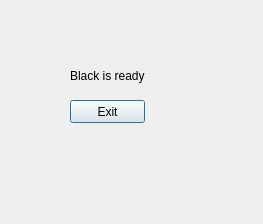
<?xml version="1.0" encoding="UTF-8"?>
<ui version="4.0">
 <class>result</class>
 <widget class="QDialog" name="result">
  <property name="geometry">
   <rect>
    <x>0</x>
    <y>0</y>
    <width>263</width>
    <height>224</height>
   </rect>
  </property>
  <property name="windowTitle">
   <string>Dialog</string>
  </property>
  <widget class="QLabel" name="label">
   <property name="geometry">
    <rect>
     <x>70</x>
     <y>30</y>
     <width>121</width>
     <height>91</height>
    </rect>
   </property>
   <property name="text">
    <string>Black is ready</string>
   </property>
  </widget>
  <widget class="QPushButton" name="pushButton">
   <property name="geometry">
    <rect>
     <x>70</x>
     <y>100</y>
     <width>75</width>
     <height>23</height>
    </rect>
   </property>
   <property name="text">
    <string>Exit</string>
   </property>
  </widget>
 </widget>
 <resources/>
 <connections/>
</ui>
